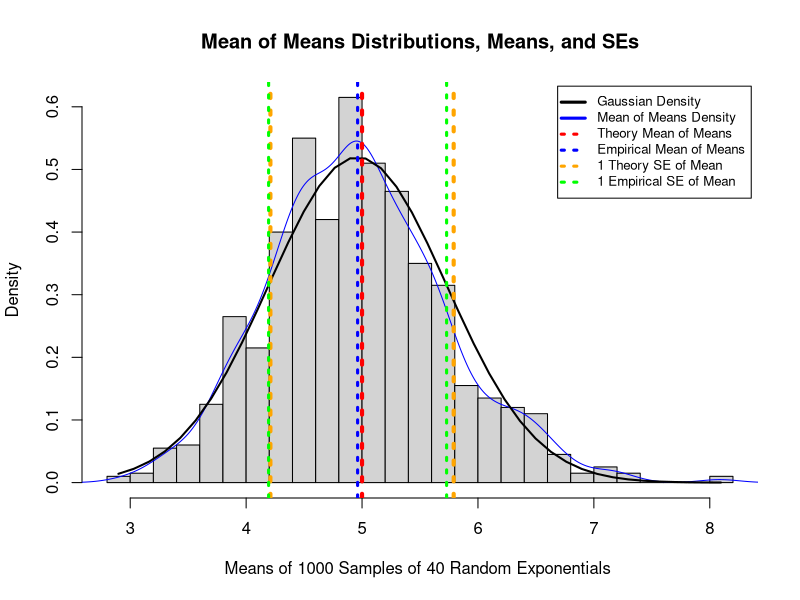
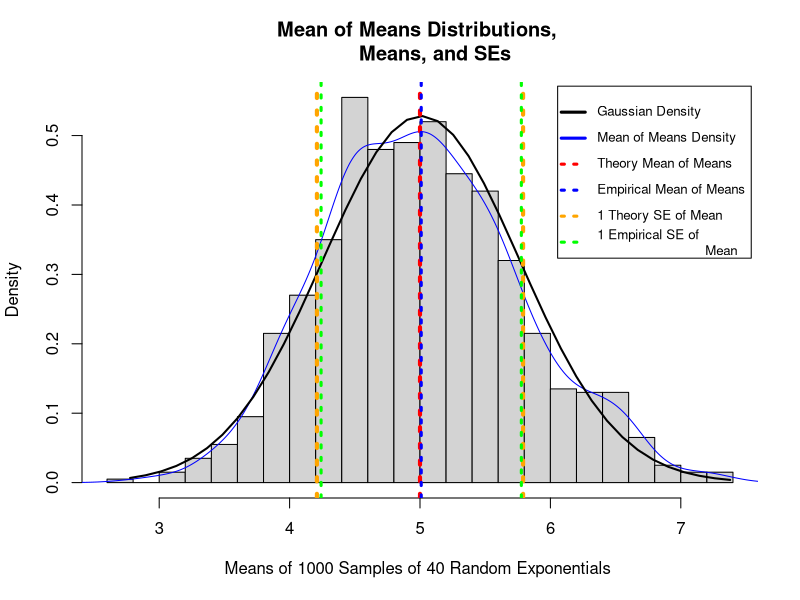

Reproduce these figures in R, in order.
## ---- chunk 1
install.packages('plotrix', repos='http://cran.us.r-project.org')
library(plotrix)
lambda <- 0.2
n=40
num_sims=1:1000
sample_mean<-1/lambda
SD<-1/lambda
exp_mean_of_means <- sample_mean
exp_SE_of_means <- SD / sqrt(n)

## ---- chunk 2
rexp_sims<-data.frame(lapply(num_sims, function (x) {rexp(n,lambda)}))
colnames(rexp_sims)<-num_sims
rexp_sims_sample_means<-data.frame(sapply(rexp_sims,mean))
colnames(rexp_sims_sample_means)<-c("means")
emp_mean_of_means<-mean(rexp_sims_sample_means[,1])
emp_SE_of_means<-sd(rexp_sims_sample_means[,1])
h<-unlist(rexp_sims_sample_means[,1])
## ---- chunk 3
statistics<-c(exp_mean_of_means,
              emp_mean_of_means,
              exp_SE_of_means,
              emp_SE_of_means)
  
t<-matrix(data=c(exp_mean_of_means,emp_mean_of_means,exp_SE_of_means,emp_SE_of_means), nrow=2, ncol=2, byrow=TRUE)
t<-data.frame(t)
colnames(t)<-c("Theoretical","Empirical")
rownames(t)<-c("Mean","SE")
hist(h,breaks=20,col="light gray",prob=TRUE,main="Mean of Means Distributions, Means, and SEs",xlab="Means of 1000 Samples of 40 Random Exponentials ") 
lines(density(h),col="blue")
legend("topright",legend=c("Gaussian Density", "Mean of Means Density", "Theory Mean of Means", "Empirical Mean of Means","1 Theory SE of Mean", "1 Empirical SE of Mean"),lty=c(1,1,3,3,3,3),lwd=c(3,3,3,3,3,3), col=c("black","blue","red", "blue","orange","green"),merge=TRUE,inset=.01,cex=.8,adj=0) 
xfit<-seq(min(h),max(h),length=40) 
    yfit<-dnorm(xfit,mean=mean(h),sd=sd(h))
lines(xfit, yfit, col="black", lwd=2)
abline(v=exp_mean_of_means,col="red", lwd=4, lty=3)
abline(v=emp_mean_of_means,col="blue", lwd=3, lty=3)
abline(v=exp_mean_of_means-exp_SE_of_means,col="orange", lwd=4, lty=3)
abline(v=exp_mean_of_means+exp_SE_of_means,col="orange", lwd=4, lty=3)
abline(v=emp_mean_of_means-emp_SE_of_means,col="green", lwd=3, lty=3)
abline(v=emp_mean_of_means+emp_SE_of_means,col="green", lwd=3, lty=3)
print('#')

## ---- chunk 4

a_lambda <- 0.2
a_n=40
a_num_sims=1:1000
a_sample_mean<-1/lambda
a_SD<-1/a_lambda
a_exp_mean_of_means <- a_sample_mean
a_exp_SE_of_means <- SD / sqrt(n)
## ---- chunk 5
a_rexp_sims<-data.frame(lapply(a_num_sims, function (x) {rexp(a_n,a_lambda)}))
colnames(a_rexp_sims)<-a_num_sims
a_rexp_sims_sample_means<-data.frame(sapply(a_rexp_sims,mean))
colnames(a_rexp_sims_sample_means)<-c("means")
a_emp_mean_of_means<-mean(a_rexp_sims_sample_means[,1])
a_emp_SE_of_means<-sd(a_rexp_sims_sample_means[,1])
a_h<-unlist(a_rexp_sims_sample_means[,1])


## ---- chunk 6
statistics<-c(a_exp_mean_of_means,
              a_emp_mean_of_means,
              a_exp_SE_of_means,
              a_emp_SE_of_means)
  
a_t<-matrix(data=c(a_exp_mean_of_means,
                   a_emp_mean_of_means,a_exp_SE_of_means,a_emp_SE_of_means),
            nrow=2, ncol=2, byrow=TRUE)
a_t<-data.frame(a_t)
colnames(a_t)<-c("Theoretical","Empirical")
rownames(a_t)<-c("Mean","SE")

hist(a_h,breaks=20,col="light gray",prob=TRUE,main="Mean of Means Distributions, 
     Means, and SEs",
     xlab="Means of 1000 Samples of 40 Random Exponentials ") 
lines(density(a_h),col="blue")
legend("topright",legend=c("Gaussian Density", "Mean of Means Density", 
                           "Theory Mean of Means", 
                           "Empirical Mean of Means","1 Theory SE of Mean",
                           "1 Empirical SE of 
                           Mean"),lty=c(1,1,3,3,3,3),lwd=c(3,3,3,3,3,3),
                            col=c("black","blue",
                           "red", "blue","orange","green"),
                            merge=TRUE,inset=.01,cex=.8,adj=0) 

a_xfit<-seq(min(a_h),max(a_h),length=40) 
    a_yfit<-dnorm(a_xfit,mean=mean(a_h),sd=sd(a_h))
lines(a_xfit, a_yfit, col="black", lwd=2)
abline(v=a_exp_mean_of_means,col="red", lwd=4, lty=3)
abline(v=a_emp_mean_of_means,col="blue", lwd=3, lty=3)
abline(v=a_exp_mean_of_means-exp_SE_of_means,col="orange", lwd=4, lty=3)
abline(v=a_exp_mean_of_means+exp_SE_of_means,col="orange", lwd=4, lty=3)
abline(v=a_emp_mean_of_means-emp_SE_of_means,col="green", lwd=3, lty=3)
abline(v=a_emp_mean_of_means+emp_SE_of_means,col="green", lwd=3, lty=3)
a_t


